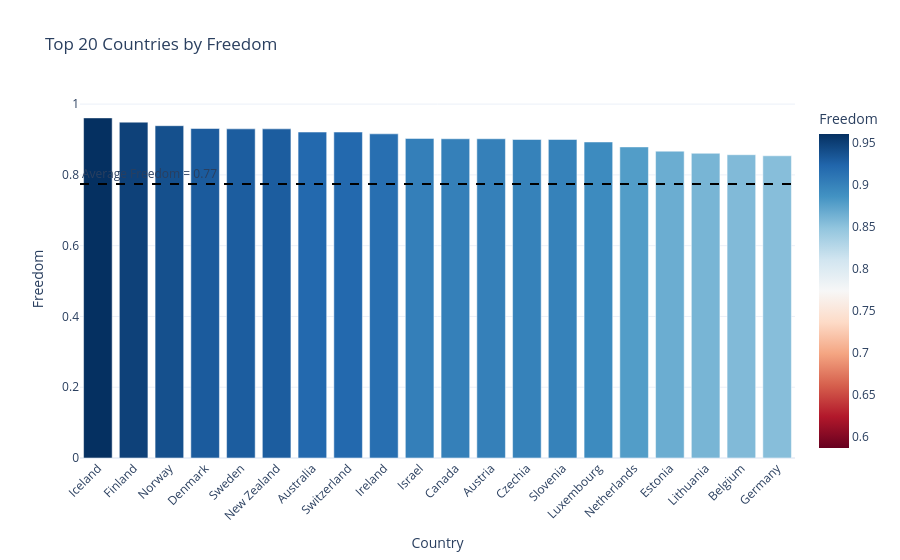

The notebook cell this image was saved under:
### Code cell
import pandas as pd
import plotly.express as px

df = pd.read_csv("world_happiness_2023.csv")

df.columns = [
    "Country",
    "Region",
    "Score",
    "GDP",
    "Social_Support",
    "Life_Expectancy",
    "Freedom",
    "Generosity",
    "Corruption"
]

midpoint = df["Freedom"].mean()

top20 = df.sort_values("Freedom", ascending=False).head(20)

fig = px.bar(
    top20,
    x="Country",
    y="Freedom",
    color="Freedom",
    color_continuous_scale="RdBu",
    color_continuous_midpoint=midpoint,
    title="Top 20 Countries by Freedom"
)

fig.add_hline(
    y=midpoint,
    line_dash="dash",
    line_color="black",
    annotation_text=f"Average Freedom = {midpoint:.2f}",
    annotation_position="top left"
)

fig.update_layout(
    template="plotly_white",
    xaxis_tickangle=-45
)

fig.show()

### Figure 1 — Plotly figure (JSON) as saved in the notebook; plotly's stock layout.template omitted (floating-point values rounded to 4 significant figures)
{"data": [{"hovertemplate": "Country=%{x}<br>Freedom=%{marker.color}<extra></extra>", "legendgroup": "", "marker": {"color": [0.961, 0.949, 0.939, 0.931, 0.93, 0.93, 0.921, 0.921, 0.916, 0.903, 0.902, 0.902, 0.9, 0.9, 0.893, 0.879, 0.867, 0.861, 0.857, 0.854], "coloraxis": "coloraxis", "pattern": {"shape": ""}}, "name": "", "orientation": "v", "showlegend": false, "textposition": "auto", "type": "bar", "x": ["Iceland", "Finland", "Norway", "Denmark", "Sweden", "New Zealand", "Australia", "Switzerland", "Ireland", "Israel", "Canada", "Austria", "Czechia", "Slovenia", "Luxembourg", "Netherlands", "Estonia", "Lithuania", "Belgium", "Germany"], "xaxis": "x", "y": [0.961, 0.949, 0.939, 0.931, 0.93, 0.93, 0.921, 0.921, 0.916, 0.903, 0.902, 0.902, 0.9, 0.9, 0.893, 0.879, 0.867, 0.861, 0.857, 0.854], "yaxis": "y"}], "layout": {"annotations": [{"showarrow": false, "text": "Average Freedom = 0.77", "x": 0, "xanchor": "left", "xref": "x domain", "y": 0.7739, "yanchor": "bottom", "yref": "y"}], "barmode": "relative", "coloraxis": {"cmid": 0.7739, "colorbar": {"title": {"text": "Freedom"}}, "colorscale": [[0, "rgb(103,0,31)"], [0.1, "rgb(178,24,43)"], [0.2, "rgb(214,96,77)"], [0.3, "rgb(244,165,130)"], [0.4, "rgb(253,219,199)"], [0.5, "rgb(247,247,247)"], [0.6, "rgb(209,229,240)"], [0.7, "rgb(146,197,222)"], [0.8, "rgb(67,147,195)"], [0.9, "rgb(33,102,172)"], [1, "rgb(5,48,97)"]]}, "legend": {"tracegroupgap": 0}, "shapes": [{"line": {"color": "black", "dash": "dash"}, "type": "line", "x0": 0, "x1": 1, "xref": "x domain", "y0": 0.7739, "y1": 0.7739, "yref": "y"}], "title": {"text": "Top 20 Countries by Freedom"}, "xaxis": {"anchor": "y", "domain": [0, 1], "tickangle": -45, "title": {"text": "Country"}}, "yaxis": {"anchor": "x", "domain": [0, 1], "title": {"text": "Freedom"}}}}
